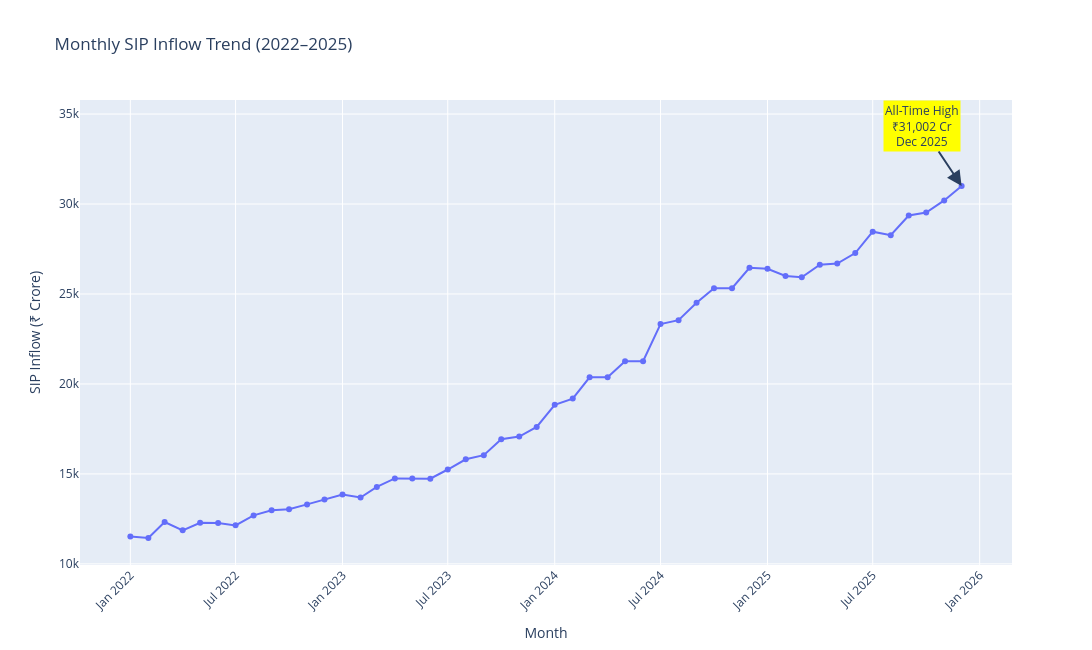

Notebook code cell kept with this figure:
### Code cell
peak = sip.loc[sip["sip_inflow_crore"].idxmax()]

fig.add_annotation(
    x=peak["month"].strftime("%Y-%m-%d"),
    y=peak["sip_inflow_crore"],
    text="All-Time High<br>₹31,002 Cr<br>Dec 2025",
    showarrow=True,
    arrowhead=2,
    arrowsize=1.5,
    arrowwidth=2,
    ax=-40,
    ay=-60,
    bgcolor="yellow"
)

fig.show()

### Figure 1 — Plotly figure (JSON) as saved in the notebook; plotly's stock layout.template omitted (floating-point values rounded to 4 significant figures)
{"data": [{"hovertemplate": "Month=%{x}<br>SIP Inflow (₹ Crore)=%{y}<extra></extra>", "legendgroup": "", "line": {"color": "#636efa", "dash": "solid"}, "marker": {"symbol": "circle"}, "mode": "lines+markers", "name": "", "orientation": "v", "showlegend": false, "type": "scatter", "x": ["2022-01-01T00:00:00", "2022-02-01T00:00:00", "2022-03-01T00:00:00", "2022-04-01T00:00:00", "2022-05-01T00:00:00", "2022-06-01T00:00:00", "2022-07-01T00:00:00", "2022-08-01T00:00:00", "2022-09-01T00:00:00", "2022-10-01T00:00:00", "2022-11-01T00:00:00", "2022-12-01T00:00:00", "2023-01-01T00:00:00", "2023-02-01T00:00:00", "2023-03-01T00:00:00", "2023-04-01T00:00:00", "2023-05-01T00:00:00", "2023-06-01T00:00:00", "2023-07-01T00:00:00", "2023-08-01T00:00:00", "2023-09-01T00:00:00", "2023-10-01T00:00:00", "2023-11-01T00:00:00", "2023-12-01T00:00:00", "2024-01-01T00:00:00", "2024-02-01T00:00:00", "2024-03-01T00:00:00", "2024-04-01T00:00:00", "2024-05-01T00:00:00", "2024-06-01T00:00:00", "2024-07-01T00:00:00", "2024-08-01T00:00:00", "2024-09-01T00:00:00", "2024-10-01T00:00:00", "2024-11-01T00:00:00", "2024-12-01T00:00:00", "2025-01-01T00:00:00", "2025-02-01T00:00:00", "2025-03-01T00:00:00", "2025-04-01T00:00:00", "2025-05-01T00:00:00", "2025-06-01T00:00:00", "2025-07-01T00:00:00", "2025-08-01T00:00:00", "2025-09-01T00:00:00", "2025-10-01T00:00:00", "2025-11-01T00:00:00", "2025-12-01T00:00:00"], "xaxis": "x", "y": [11517, 11438, 12328, 11863, 12286, 12276, 12140, 12694, 12976, 13040, 13306, 13573, 13856, 13687, 14276, 14749, 14749, 14734, 15245, 15814, 16042, 16928, 17073, 17610, 18838, 19187, 20371, 20371, 21262, 21262, 23332, 23547, 24509, 25323, 25320, 26459, 26400, 25999, 25926, 26632, 26688, 27274, 28464, 28265, 29361, 29529, 30200, 31002], "yaxis": "y"}], "layout": {"annotations": [{"arrowhead": 2, "arrowsize": 1.5, "arrowwidth": 2, "ax": -40, "ay": -60, "bgcolor": "yellow", "showarrow": true, "text": "All-Time High<br>₹31,002 Cr<br>Dec 2025", "x": "2025-12-01", "y": 31002}], "height": 650, "hovermode": "x unified", "legend": {"tracegroupgap": 0}, "title": {"text": "Monthly SIP Inflow Trend (2022–2025)"}, "width": 1200, "xaxis": {"anchor": "y", "domain": [0, 1], "tickangle": -45, "title": {"text": "Month"}}, "yaxis": {"anchor": "x", "domain": [0, 1], "title": {"text": "SIP Inflow (₹ Crore)"}}}}
